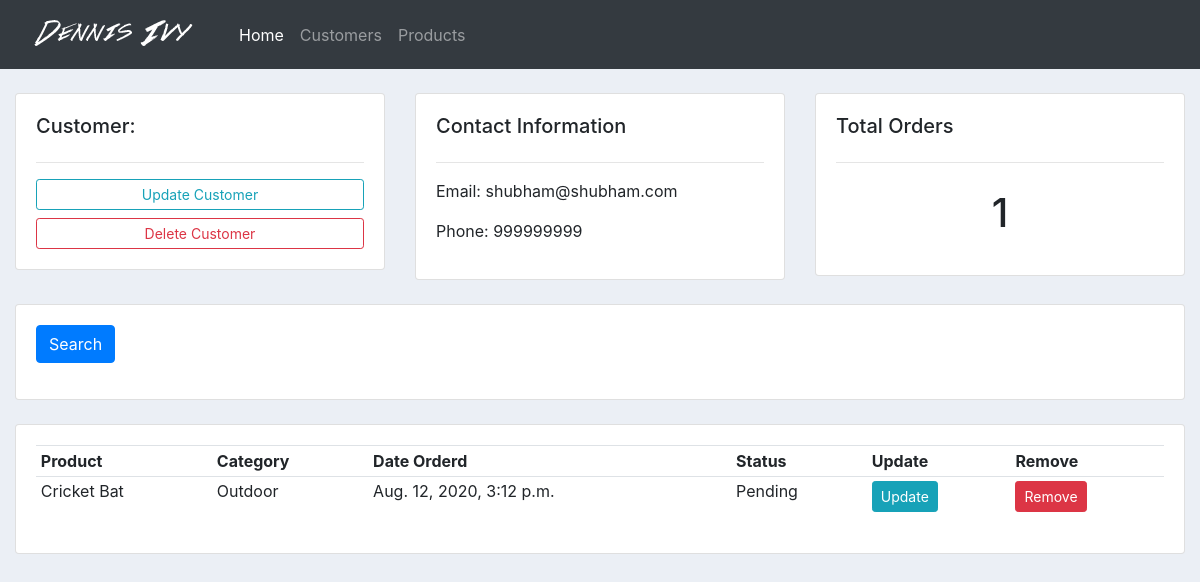
Page /customers/1 on the earlier database version.
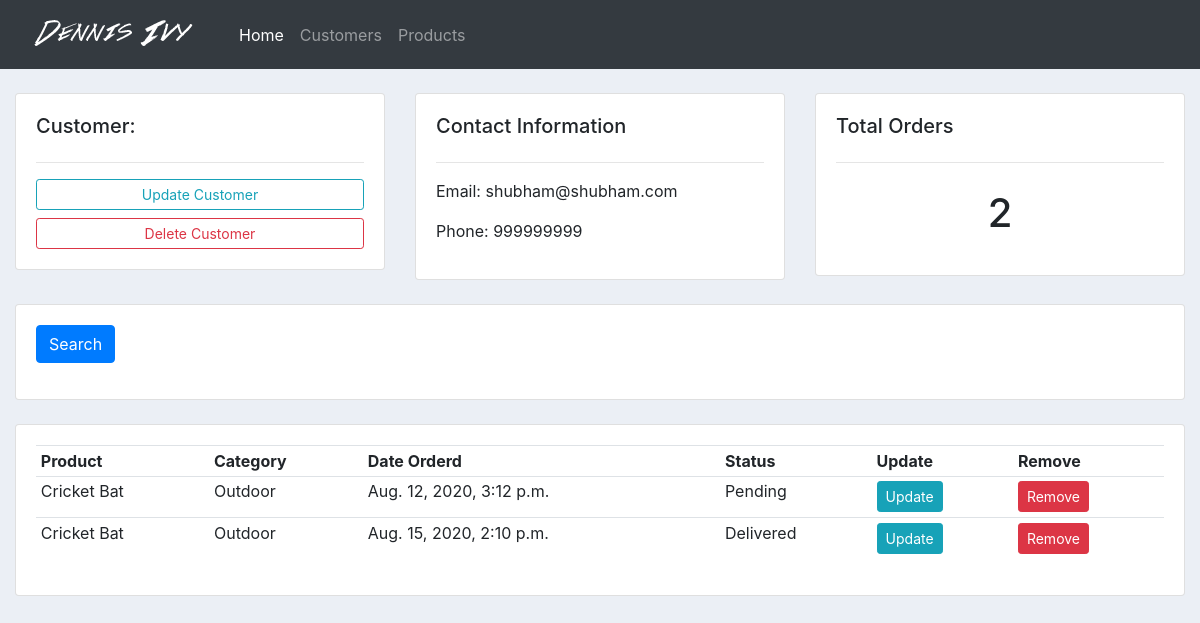
Same page on the later database version.
### accounts/models.py (models this page shows)
class Order(models.Model):
    STATUS = (
        ('Pending', 'Pending'),
        ('Out for Delivery', 'Out for Delivery'),
        ('Delivered', 'Delivered')
    )
    customer = models.ForeignKey(
        Customer, null=True, on_delete=models.SET_NULL)
    product = models.ForeignKey(Product, null=True, on_delete=models.SET_NULL)
    status = models.CharField(max_length=32, null=True, choices=STATUS)
    date_created = models.DateTimeField(auto_now_add=True, null=True)

class Product(models.Model):
    CATEGORY = (
        ('Indoor', 'Indoor'),
        ('Outdoor', 'Outdoor')
    )
    name = models.CharField(max_length=128, null=True)
    price = models.FloatField(null=True)
    category = models.CharField(max_length=128, null=True, choices=CATEGORY)
    description = models.CharField(max_length=600, null=True, blank=True)
    date_created = models.DateTimeField(auto_now_add=True, null=True)
    tags = models.ManyToManyField(Tag)
    def __str__(self):
        return self.name

### accounts/views.py (the view)
def customers(request, pk):
    customer = Customer.objects.get(id=pk)
    orders = customer.order_set.all()
    orders_count = orders.count()
    context = {"customer": customer, 'orders': orders,
               "orders_count": orders_count}
    return render(request, 'accounts/customers.htm', context)

### accounts/templates/accounts/customers.htm
{%extends 'accounts/main.htm' %} {% block content%}
<br />
<div class="row">
  <div class="col-md">
    <div class="card card-body">
      <h5>Customer:</h5>
      <hr />
      <a class="btn btn-outline-info btn-sm btn-block" href=""
        >Update Customer</a
      >
      <a class="btn btn-outline-danger btn-sm btn-block" href=""
        >Delete Customer</a
      >
    </div>
  </div>
  <div class="col-md">
    <div class="card card-body">
      <h5>Contact Information</h5>
      <hr />
      <p>Email: {{customer.email}}</p>
      <p>Phone: {{customer.phone}}</p>
    </div>
  </div>
  <div class="col-md">
    <div class="card card-body">
      <h5>Total Orders</h5>
      <hr />
      <h1 style="text-align: center; padding: 10px;">{{orders_count}}</h1>
    </div>
  </div>
</div>
<br />
<div class="row">
  <div class="col">
    <div class="card card-body">
      <form method="get">
        <button class="btn btn-primary" type="submit">Search</button>
      </form>
    </div>
  </div>
</div>
<br />
<div class="row">
  <div class="col-md">
    <div class="card card-body">
      <table class="table table-sm">
        <tr>
          <th>Product</th>
          <th>Category</th>
          <th>Date Orderd</th>
          <th>Status</th>
          <th>Update</th>
          <th>Remove</th>
        </tr>
        {% for order in orders %}
        <tr>
          <td>{{order.product}}</td>
          <td>{{order.product.category}}</td>
          <td>{{order.date_created}}</td>
          <td>{{order.status}}</td>
          <td>
            <a class="btn btn-sm btn-info" href="#">Update</a>
          </td>
          <td>
            <a class="btn btn-sm btn-danger" href="#">Remove</a>
          </td>
        </tr>
        {% endfor %}
      </table>
    </div>
  </div>
</div>
{%endblock%}

Differences in the rows shown:
added Order: product "Cricket Bat", product.category "Outdoor", date_created "Aug. 15, 2020, 2:10 p.m.", status "Delivered"
Other differences:
{{ orders_count }}: "1" → "2"
